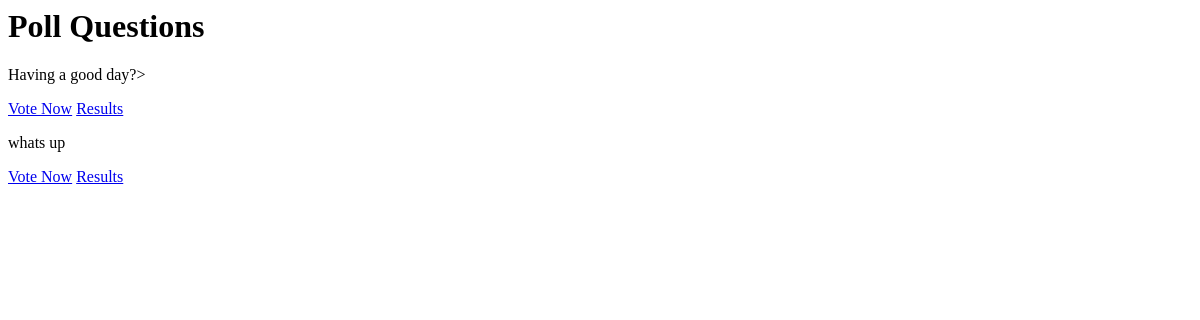
The page /polls/ on the database as committed earlier.
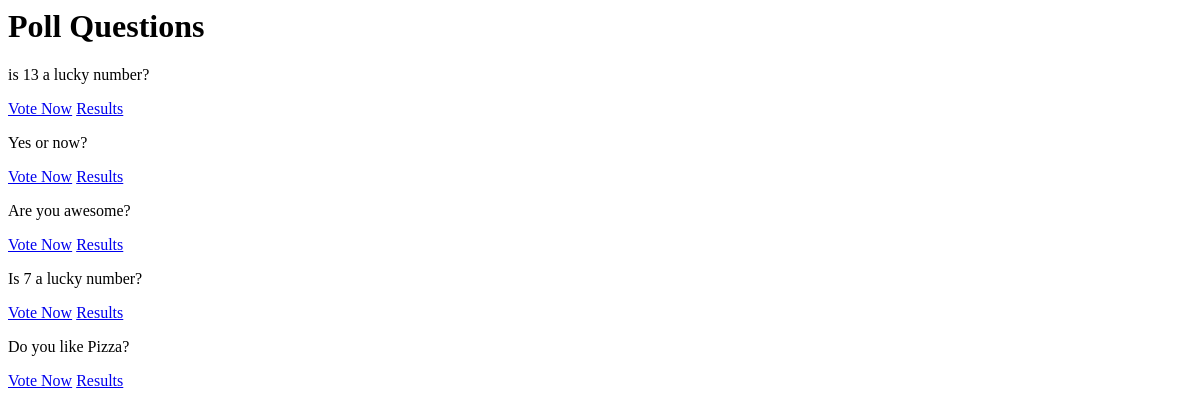
The same page on the database as committed later.
### polls/models.py (models this page shows, shortened)
class Question(models.Model):
    question_text = models.CharField(max_length=200)
    pub_date = models.DateTimeField("date published")

### polls/views.py (the view)
# urls.py: path("", views.IndexView.as_view(), name="index"),
class IndexView(generic.ListView):
    template_name = "polls/index.html"
    context_object_name = "latest_question_list"
    def get_queryset(self):
        return Question.objects.order_by("-pub_date")[:5]

### polls/templates/polls/index.html
<h1 class="text-center mb-3">Poll Questions</h1>
{% if latest_question_list %} {% for question in latest_question_list %}
<div class="card-mb-3">
  <div class="card-body">
    <p class="lead">{{ question.question_text }}</p>
    <a
      href="{% url 'polls:detail' question.id %}"
      class="btn btn-primary btn-sm"
      >Vote Now</a
    >
    <a
      href="{% url 'polls:results' question.id %}"
      class="btn btn-secondary btn-sm"
      >Results</a
    >
  </div>
</div>
{% endfor %} {% else %}
<p>No polls available</p>
{% endif %}

Rows that differ between the two databases and show on the page:
no longer on this page (row unchanged): Question: question_text "Having a good day?>"
no longer on this page (row unchanged): Question: question_text "whats up"
added Question: question_text "is 13 a lucky number?"
added Question: question_text "Yes or now?"
added Question: question_text "Are you awesome?"
added Question: question_text "Is 7 a lucky number?"
added Question: question_text "Do you like Pizza?"
